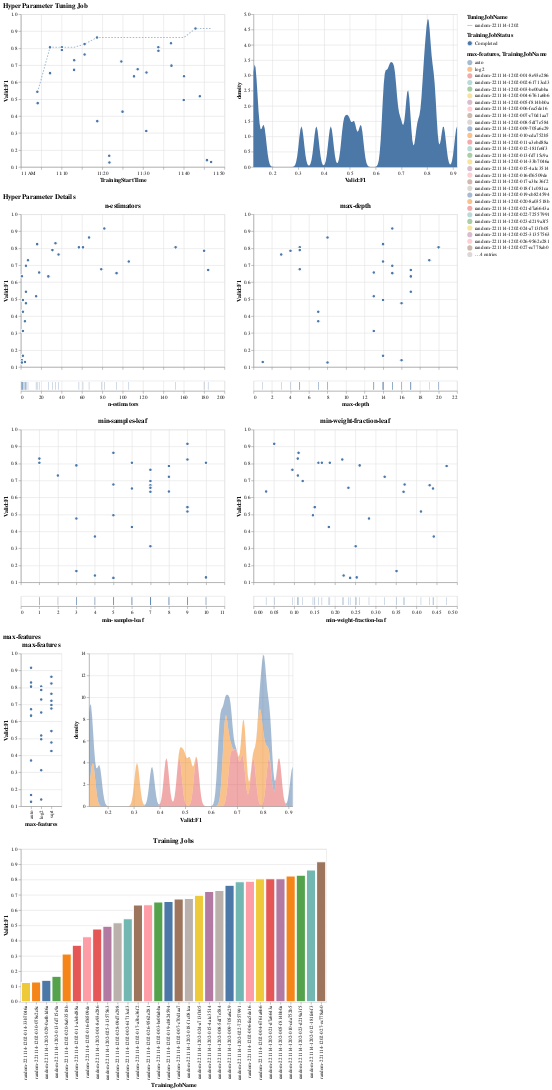

Source (notebook cell):
### Markdown cell above
### Random

### Code cell
visualize_tuning_job(random_tuner, advanced=True, trials_only=True)
